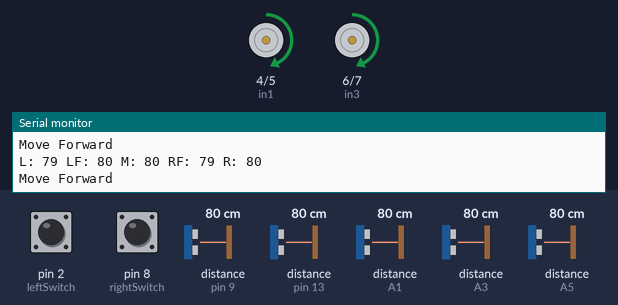
A sketch run on a simulated Arduino Uno, built with avr-gcc and run on an emulated ATmega328P. Shown: motor-driver pin pairs drawn as motors (green arrow = first pin HIGH = forward, orange = second pin HIGH = backward, longer = more drive, scaled by the enable pin), the last lines printed to the serial monitor. Wiring (inferred from the names in the program): 5 × ultrasonic range finder: trigger pin 10, echo pin 9 / trigger pin 12, echo pin 13 / trigger A0, echo A1 / trigger A2, echo A3 / trigger A4, echo A5. Inputs (shaded band) come from the test bench; at power-on: distance to the obstacle (sensors on A5, pin 9, pin 13, A1, A3) 80 cm, pin 2 (leftSwitch) HIGH, pin 8 (rightSwitch) HIGH. The echo pulse lasts 58.3 µs per cm.

Above: at 1.2 s.
1.3 s: distance to the obstacle (sensor on A5) set to 33 cm
2.8 s: distance to the obstacle (sensor on A5) set to 27 cm
At 3.3 s:
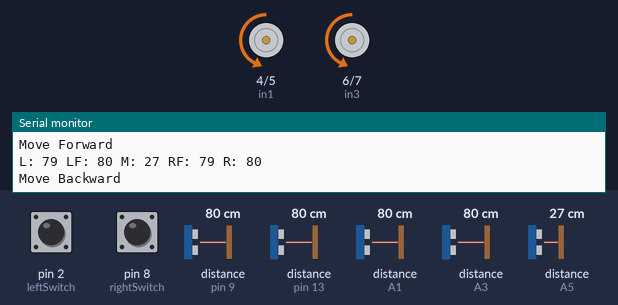
5.8 s: distance to the obstacle (sensor on pin 9) set to 83 cm
At 7.1 s:
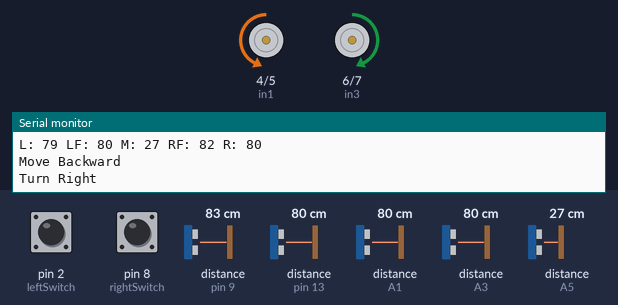
8.8 s: pin 2 (leftSwitch) pulled LOW for 1 s
At 9.64 s:
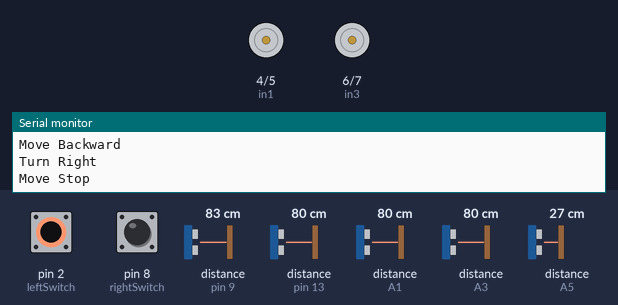
11.8 s: pin 2 (leftSwitch) pulled LOW for 3.2 s
At 16.3 s:
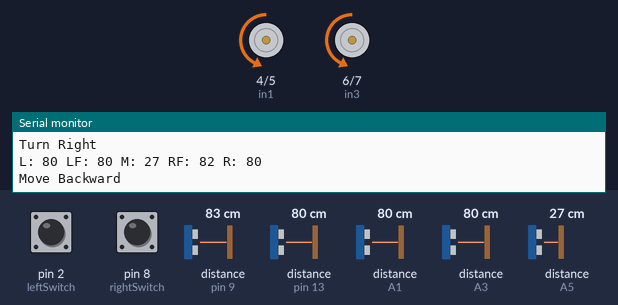
Timing chart, 0 to 20.5 s (numbered marks = the images above; inputs shaded):
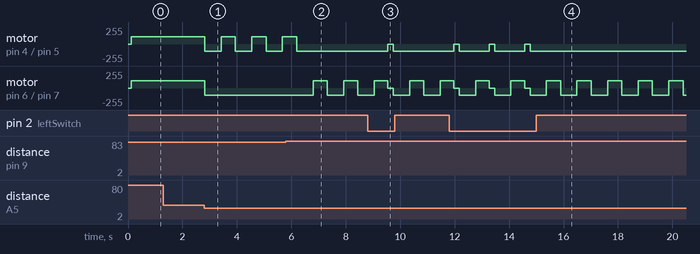

Measured:
- the behaviour switches between 30 and 29 cm on distance to the obstacle (sensor on A5) (found by bisection; images 0 and 1)
- the behaviour switches between 80 and 81 cm on distance to the obstacle (sensor on pin 9) (found by bisection; images 1 and 2)
- after the input at 2.8 s, motor on pin 4 (in1) / pin 5 (in2): alternates forward 110/255 for 0.52 s and backward 110/255 for 0.60 s, starting at once; motor on pin 6 (in3) / pin 7 (in4): forward 110/255 → backward 110/255 at once
- after the input at 5.8 s, motor on pin 4 (in1) / pin 5 (in2): goes on until 6.2 s, then stays backward 110/255; motor on pin 6 (in3) / pin 7 (in4): alternates forward 110/255 for 0.52 s and backward 110/255 for 0.60 s, starting after 1.0 s
- after the input at 8.8 s, motor on pin 4 (in1) / pin 5 (in2): backward 110/255 → stopped after 0.75 s, → backward 110/255 0.20 s later
- after the input at 11.8 s, motor on pin 4 (in1) / pin 5 (in2): alternates backward 110/255 for 1.1 s and stopped for 0.20 s, 6 changes in all, then stays backward 110/255, starting after 0.17 s

The sketch:

Test2DeepSeek.ino
```cpp
// Định nghĩa các chân cảm biến siêu âm
const int trigPins[] = {A0, A2, A4, 10, 12};  // Trái, Trái trước, Giữa, Phải trước, Phải
const int echoPins[] = {A1, A3, A5, 9, 13};

// Định nghĩa chân cho động cơ
const int in1 = 4, in2 = 5, in3 = 6, in4 = 7, ENA = 3, ENB = 11;

// Định nghĩa chân cho công tắc hành trình
const int leftSwitch = 2, rightSwitch = 8;

// Các biến đo khoảng cách
long distances[5];

// Ngưỡng khoảng cách tránh vật cản
const int DIS = 30;
const int LeftSpeed = 110, RightSpeed = 110;

// Biến thời gian để quản lý delay không chặn
unsigned long previousMillis = 0;
const long interval = 100;

// Đọc khoảng cách từ cảm biến siêu âm
long measureDistance(int trigPin, int echoPin) {
  digitalWrite(trigPin, LOW);
  delayMicroseconds(5);
  digitalWrite(trigPin, HIGH);
  delayMicroseconds(10);
  digitalWrite(trigPin, LOW);

  long pingTime = pulseIn(echoPin, HIGH, 30000);
  return (pingTime == 0) ? 999 : (pingTime / 2) * 0.0343;
}

void setup() {
  Serial.begin(9600);

  // Cấu hình chân cảm biến
  for (int i = 0; i < 5; i++) {
    pinMode(trigPins[i], OUTPUT);
    pinMode(echoPins[i], INPUT);
  }

  // Cấu hình động cơ
  pinMode(in1, OUTPUT); pinMode(in2, OUTPUT);
  pinMode(in3, OUTPUT); pinMode(in4, OUTPUT);
  pinMode(ENA, OUTPUT); pinMode(ENB, OUTPUT);

  // Cấu hình công tắc hành trình
  pinMode(leftSwitch, INPUT_PULLUP);
  pinMode(rightSwitch, INPUT_PULLUP);

  moveStop();
}

void loop() {
  unsigned long currentMillis = millis();

  // Đọc trạng thái công tắc hành trình
  if (digitalRead(leftSwitch) == LOW) {
    handleCollision(true);
    return;
  }
  if (digitalRead(rightSwitch) == LOW) {
    handleCollision(false);
    return;
  }

  // Đọc tất cả các cảm biến siêu âm
  if (currentMillis - previousMillis >= interval) {
    previousMillis = currentMillis;

    for (int i = 0; i < 5; i++) {
      distances[i] = measureDistance(trigPins[i], echoPins[i]);
    }

    // Hiển thị dữ liệu cảm biến
    Serial.print("L: "); Serial.print(distances[0]);
    Serial.print(" LF: "); Serial.print(distances[1]);
    Serial.print(" M: "); Serial.print(distances[2]);
    Serial.print(" RF: "); Serial.print(distances[3]);
    Serial.print(" R: "); Serial.println(distances[4]);

    // Xử lý tránh vật cản
    processObstacle();
  }
}

void processObstacle() {
  long left = distances[0], leftFront = distances[1];
  long middle = distances[2], rightFront = distances[3], right = distances[4];

  if (middle < DIS) {
    moveBackward(600);
    (leftFront > rightFront) ? turnLeft(500) : turnRight(500);
  } else if (left < DIS || leftFront < DIS) {
    turnRight(500);
  } else if (right < DIS || rightFront < DIS) {
    turnLeft(500);
  } else {
    moveForward();
  }
}

// Xử lý khi va chạm với công tắc hành trình
void handleCollision(bool isLeft) {
  moveStop();
  delay(200);
  moveBackward(600);
  isLeft ? turnRight(500) : turnLeft(500);
}

// Điều khiển động cơ
void moveForward() {
  Serial.println("Move Forward");
  analogWrite(ENA, LeftSpeed);
  analogWrite(ENB, RightSpeed);
  digitalWrite(in1, HIGH); digitalWrite(in2, LOW);
  digitalWrite(in3, HIGH); digitalWrite(in4, LOW);
}

void moveBackward(int time) {
  Serial.println("Move Backward");
  analogWrite(ENA, LeftSpeed);
  analogWrite(ENB, RightSpeed);
  digitalWrite(in1, LOW); digitalWrite(in2, HIGH);
  digitalWrite(in3, LOW); digitalWrite(in4, HIGH);
  delay(time);
}

void turnRight(int time) {
  Serial.println("Turn Right");
  analogWrite(ENA, LeftSpeed);
  analogWrite(ENB, RightSpeed);
  digitalWrite(in1, LOW); digitalWrite(in2, HIGH);
  digitalWrite(in3, HIGH); digitalWrite(in4, LOW);
  delay(time);
}

void turnLeft(int time) {
  Serial.println("Turn Left");
  analogWrite(ENA, LeftSpeed);
  analogWrite(ENB, RightSpeed);
  digitalWrite(in1, HIGH); digitalWrite(in2, LOW);
  digitalWrite(in3, LOW); digitalWrite(in4, HIGH);
  delay(time);
}

void moveStop() {
  Serial.println("Move Stop");
  analogWrite(ENA, 0);
  analogWrite(ENB, 0);
  digitalWrite(in1, LOW); digitalWrite(in2, LOW);
  digitalWrite(in3, LOW); digitalWrite(in4, LOW);
}
```
